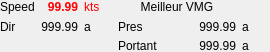
<?xml version="1.0" encoding="UTF-8"?>
<ui version="4.0">
 <class>BoardWind</class>
 <widget class="QWidget" name="BoardWind">
  <property name="geometry">
   <rect>
    <x>0</x>
    <y>0</y>
    <width>270</width>
    <height>52</height>
   </rect>
  </property>
  <property name="sizePolicy">
   <sizepolicy hsizetype="Fixed" vsizetype="Fixed">
    <horstretch>0</horstretch>
    <verstretch>0</verstretch>
   </sizepolicy>
  </property>
  <property name="minimumSize">
   <size>
    <width>270</width>
    <height>52</height>
   </size>
  </property>
  <property name="maximumSize">
   <size>
    <width>270</width>
    <height>52</height>
   </size>
  </property>
  <property name="windowTitle">
   <string>Form</string>
  </property>
  <layout class="QVBoxLayout" name="verticalLayout">
   <property name="margin">
    <number>0</number>
   </property>
   <item>
    <layout class="QGridLayout" name="gridLayout">
     <item row="0" column="0">
      <widget class="QLabel" name="speed_label">
       <property name="font">
        <font>
         <family>MS Shell Dlg 2</family>
         <pointsize>9</pointsize>
         <weight>50</weight>
         <bold>false</bold>
        </font>
       </property>
       <property name="text">
        <string>Speed</string>
       </property>
      </widget>
     </item>
     <item row="0" column="1">
      <widget class="QLabel" name="speed">
       <property name="font">
        <font>
         <family>MS Shell Dlg 2</family>
         <pointsize>9</pointsize>
         <weight>75</weight>
         <bold>true</bold>
        </font>
       </property>
       <property name="styleSheet">
        <string notr="true">color: rgb(255, 0, 0);</string>
       </property>
       <property name="text">
        <string>99.99</string>
       </property>
       <property name="alignment">
        <set>Qt::AlignRight|Qt::AlignTrailing|Qt::AlignVCenter</set>
       </property>
      </widget>
     </item>
     <item row="0" column="2">
      <widget class="QLabel" name="unit_kts">
       <property name="font">
        <font>
         <pointsize>9</pointsize>
        </font>
       </property>
       <property name="styleSheet">
        <string notr="true">color: rgb(255, 0, 0);</string>
       </property>
       <property name="text">
        <string>kts</string>
       </property>
      </widget>
     </item>
     <item row="1" column="0">
      <widget class="QLabel" name="dir_label">
       <property name="font">
        <font>
         <family>MS Shell Dlg 2</family>
         <pointsize>9</pointsize>
         <weight>50</weight>
         <bold>false</bold>
        </font>
       </property>
       <property name="text">
        <string>Dir</string>
       </property>
      </widget>
     </item>
     <item row="1" column="1">
      <widget class="QLabel" name="dir">
       <property name="font">
        <font>
         <family>MS Shell Dlg 2</family>
         <pointsize>9</pointsize>
         <weight>50</weight>
         <bold>false</bold>
        </font>
       </property>
       <property name="text">
        <string>999.99</string>
       </property>
       <property name="alignment">
        <set>Qt::AlignRight|Qt::AlignTrailing|Qt::AlignVCenter</set>
       </property>
      </widget>
     </item>
     <item row="1" column="2">
      <widget class="QLabel" name="deg_unit_1">
       <property name="font">
        <font>
         <pointsize>9</pointsize>
         <weight>50</weight>
         <bold>false</bold>
        </font>
       </property>
       <property name="text">
        <string>a</string>
       </property>
      </widget>
     </item>
     <item row="1" column="3" colspan="2">
      <widget class="QLabel" name="bvmgU_label">
       <property name="font">
        <font>
         <family>MS Shell Dlg 2</family>
         <pointsize>9</pointsize>
         <weight>50</weight>
         <bold>false</bold>
        </font>
       </property>
       <property name="text">
        <string>Pres</string>
       </property>
      </widget>
     </item>
     <item row="1" column="5" colspan="2">
      <widget class="QLabel" name="bvmgU">
       <property name="font">
        <font>
         <family>MS Shell Dlg 2</family>
         <pointsize>9</pointsize>
         <weight>50</weight>
         <bold>false</bold>
        </font>
       </property>
       <property name="text">
        <string>999.99</string>
       </property>
       <property name="alignment">
        <set>Qt::AlignRight|Qt::AlignTrailing|Qt::AlignVCenter</set>
       </property>
      </widget>
     </item>
     <item row="1" column="7">
      <widget class="QLabel" name="deg_unit_2">
       <property name="font">
        <font>
         <pointsize>9</pointsize>
         <weight>50</weight>
         <bold>false</bold>
        </font>
       </property>
       <property name="text">
        <string>a</string>
       </property>
      </widget>
     </item>
     <item row="2" column="3" colspan="2">
      <widget class="QLabel" name="bvmgD_label">
       <property name="font">
        <font>
         <family>MS Shell Dlg 2</family>
         <pointsize>9</pointsize>
         <weight>50</weight>
         <bold>false</bold>
        </font>
       </property>
       <property name="text">
        <string>Portant</string>
       </property>
      </widget>
     </item>
     <item row="2" column="5" colspan="2">
      <widget class="QLabel" name="bvmgD">
       <property name="font">
        <font>
         <family>MS Shell Dlg 2</family>
         <pointsize>9</pointsize>
         <weight>50</weight>
         <bold>false</bold>
        </font>
       </property>
       <property name="text">
        <string>999.99</string>
       </property>
       <property name="alignment">
        <set>Qt::AlignRight|Qt::AlignTrailing|Qt::AlignVCenter</set>
       </property>
      </widget>
     </item>
     <item row="2" column="7">
      <widget class="QLabel" name="deg_unit_3">
       <property name="font">
        <font>
         <pointsize>9</pointsize>
         <weight>50</weight>
         <bold>false</bold>
        </font>
       </property>
       <property name="text">
        <string>a</string>
       </property>
      </widget>
     </item>
     <item row="0" column="3" colspan="4">
      <widget class="QLabel" name="bVMG_label">
       <property name="text">
        <string>Meilleur VMG</string>
       </property>
       <property name="alignment">
        <set>Qt::AlignCenter</set>
       </property>
      </widget>
     </item>
    </layout>
   </item>
  </layout>
 </widget>
 <resources/>
 <connections/>
</ui>
